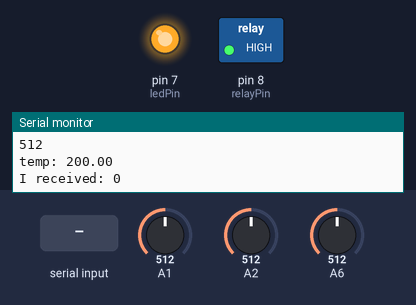
Simulated run of this sketch. Board: Arduino Uno, built with avr-gcc and run on an emulated ATmega328P. Parts: switched loads named in the sketch (green lamp = pin HIGH), output pins drawn as LEDs (lit = HIGH), the last lines printed to the serial monitor. The inputs (shaded band) are chosen by the test bench; at power-on: A1 = 512, A2 = 512, A6 = 512. Pins used as bus, display or sensor lines are not drawn.

Above: at 1.2 s.
1.3 s: "1" received over Serial
At 2.4 s:
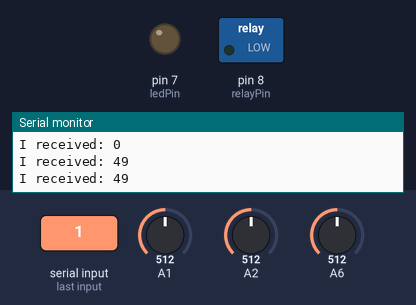
3.0 s: "0" received over Serial
At 3.6 s:
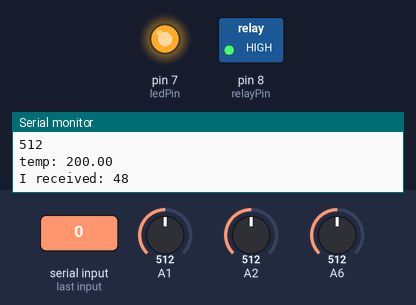
Timing chart, 0 to 6.0 s (numbered marks = the images above; inputs shaded):
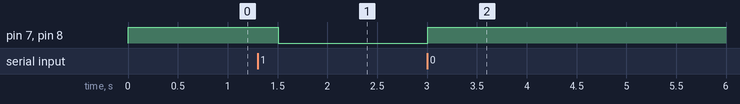

The sketch:

hackroutine.ino
```cpp
  //mic sensor
const int threshold = 200;


//photosensor lamp
int relayPin = 8;
int brightness = 0;

int sensorLow = 0;
int sensorHigh = 15;
int incomingByte = 0;


//****CHECK PIN NUMBERS***
//themo sensor
//TMP36 Pin Variables
int sensorPin = 6; //the analog pin the TMP36's Vout (sense) pin is connected to
//the resolution is 10 mV / degree centigrade with a
//500 mV offset to allow for negative temperatures


//hairdryer
int ledPin = 7;

void setup() {
  // put your setup code here, to run once:
  //Serial.begin(19200);
  Serial.begin(9600);
  pinMode(relayPin, OUTPUT);
  pinMode(ledPin, OUTPUT);
  pinMode(sensorPin, OUTPUT);

  Serial.println("Arduino is ready!");
}

// the loop routine runs over and over again;
void loop() {

  //mic sensor ints for loop
  unsigned long startMillis = millis(); // Start of sample window
  unsigned int peakToPeak = 0;   // peak-to-peak level
  unsigned int signalMax = 0;
  unsigned int signalMin = 1024;
  //end mic sensor for loop


  //thermo
  //getting the voltage reading from the temperature sensor
  int reading = analogRead(sensorPin);
  // converting that reading to voltage, for 3.3v arduino use 3.3
  float voltage = reading * 5.0;
  voltage /= 1024.0;
  float temperatureC = (voltage - 0.5) * 100;
  //converting from 10 mv per degree wit 500 mV offset to degrees ((voltage - 500mV) times 100)
  //end thermo sensor for loop

  int  sample = analogRead(A2);
  int sensorValue = analogRead(A1);

  //Serial.println(sensorValue);


  if (Serial.available() > 0) {
    incomingByte = Serial.read();
  }


  if (incomingByte != 49 && sample > threshold) {
    Serial.println(sample);
    Serial.println(sensorValue);
    digitalWrite(relayPin, HIGH);
    //adding more sensors
    if (sensorValue > 120) {
      digitalWrite(ledPin, HIGH);
      Serial.print("temp: ");
      Serial.println(temperatureC);
      if (temperatureC >= 17) {
        digitalWrite(sensorPin, HIGH);
      }
    }
  }

  else if (incomingByte == 49) {
    // turn off from twitter
    digitalWrite(relayPin, LOW);
    digitalWrite(ledPin, LOW);
    digitalWrite(sensorPin, LOW);
  }

  Serial.print("I received: ");
  Serial.println(incomingByte, DEC);


  delay(500);

}
```

Measured:
- after the input at 1.3 s, pin 7 (ledPin), pin 8 (relayPin): HIGH → LOW after 0.21 s
- after the input at 3.0 s, pin 7 (ledPin), pin 8 (relayPin): LOW → HIGH at once
